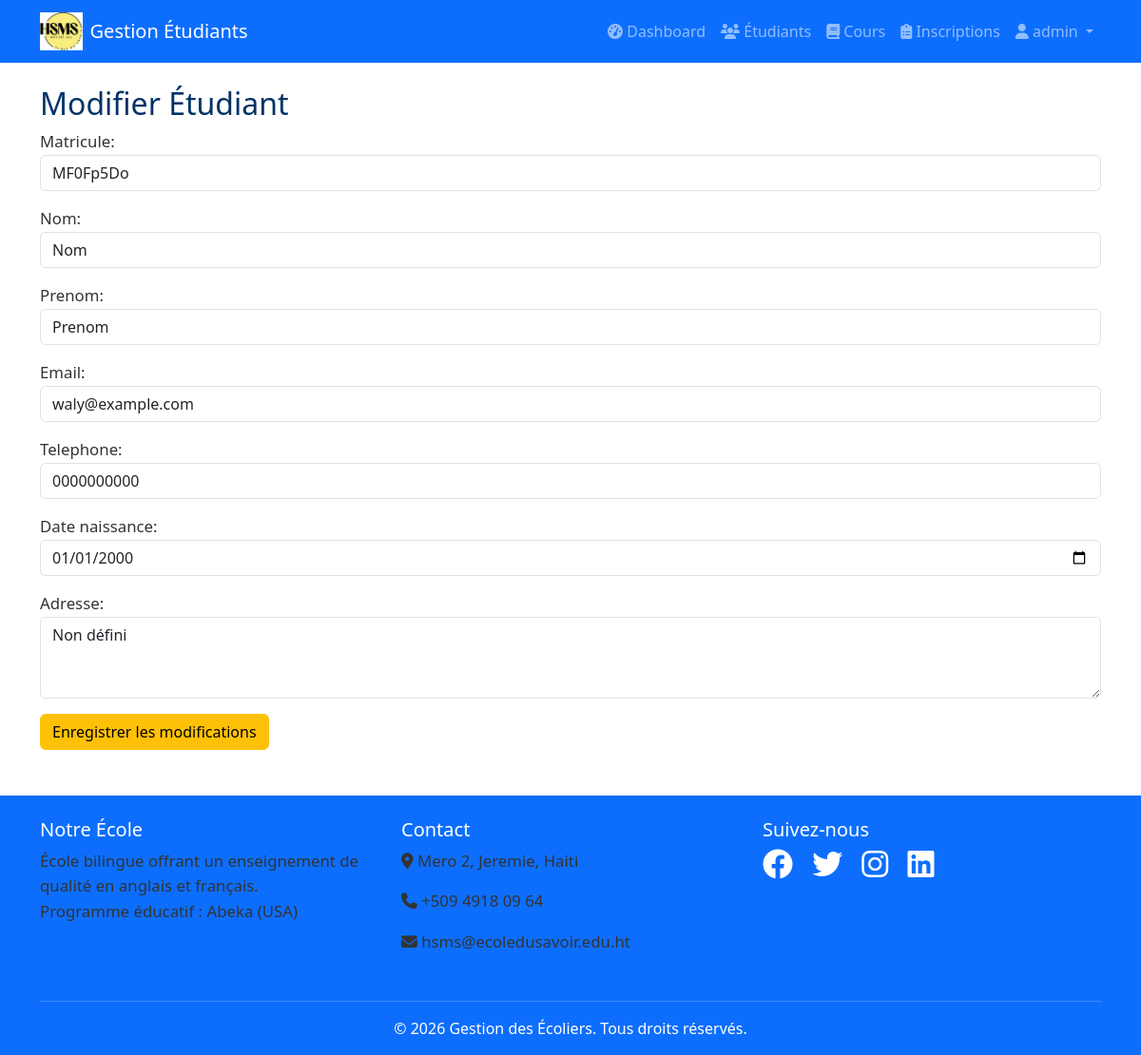
The app's page /etudiants/3/modifier/ (signed in) with its own data.
### core/models.py (models this page shows, shortened)
class Etudiant(models.Model):
    user = models.OneToOneField(User, on_delete=models.CASCADE, null=True, blank=True)
    matricule = models.CharField(max_length=20, unique=True)
    nom = models.CharField(max_length=100)
    prenom = models.CharField(max_length=100)
    email = models.EmailField(unique=True)
    telephone = models.CharField(max_length=20)
    date_naissance = models.DateField()
    date_inscription = models.DateTimeField(auto_now_add=True)
    adresse = models.TextField()
    photo = models.ImageField(upload_to="etudiants/", blank=True, null=True)

### core/views.py (the view)
# urls.py: path('etudiants/<int:pk>/modifier/', views.modifier_etudiant, name='modifier_etudiant'),
@admin_required
@user_passes_test(lambda u: u.is_superuser)
@login_required
def modifier_etudiant(request, pk):
    etudiant = get_object_or_404(Etudiant, pk=pk)
    if request.method == "POST":
        form = EtudiantForm(request.POST, instance=etudiant)  # formulaire lié à l'étudiant
        if form.is_valid():
            form.save()  # sauvegarde les modifications
            messages.success(request, "Étudiant modifié avec succès !")
            return redirect('liste_etudiants')
    else:
        form = EtudiantForm(instance=etudiant)  # formulaire prérempli
    return render(request, 'etudiants/modifier.html', {'form': form, 'etudiant': etudiant})

### core/forms.py
class EtudiantForm(forms.ModelForm):
    class Meta:
        model = Etudiant
        fields = ['matricule', 'nom', 'prenom', 'email', 'telephone', 'date_naissance', 'adresse']
        widgets = {
            'matricule': forms.TextInput(attrs={'class': 'form-control'}),
            'nom': forms.TextInput(attrs={'class': 'form-control'}),
            'prenom': forms.TextInput(attrs={'class': 'form-control'}),
            'email': forms.EmailInput(attrs={'class': 'form-control'}),
            'telephone': forms.TextInput(attrs={'class': 'form-control'}),
            'date_naissance': forms.DateInput(attrs={'class': 'form-control', 'type': 'date'}),
            'adresse': forms.Textarea(attrs={'class': 'form-control', 'rows': 3}),
        }

### core/views.py (called while the page is built)
def admin_required(view_func):
    decorated_view_func = login_required(user_passes_test(lambda u: u.is_superuser)(view_func))
    return decorated_view_func

### templates/etudiants/modifier.html (shortened to what this page needs)
{% extends 'base.html' %}
{% block content %}
<h2>Modifier Étudiant</h2>
<form method="post">
    {{ form.as_p }}
    <button type="submit" class="btn btn-warning">
        Enregistrer les modifications
    </button>
</form>
{% endblock %}

### templates/base.html (shortened to what this page needs)
<!DOCTYPE html>
<html lang="fr">
<head>
    {% load static %}
    <link rel="stylesheet" href="{% static 'css/style.css' %}">
    <link href="https://cdn.jsdelivr.net/npm/bootstrap@5.3.0/dist/css/bootstrap.min.css" rel="stylesheet">
    <link rel="stylesheet" href="https://cdnjs.cloudflare.com/ajax/libs/font-awesome/6.4.0/css/all.min.css">
</head>
<body>
    <nav class="navbar navbar-expand-lg navbar-dark bg-primary">
        <div class="container">
           <a class="navbar-brand d-flex align-items-center" href="{% url 'accueil' %}">
                <img src="{% static 'images/logos.jpeg' %}" alt="Logo" style="height:40px; width:auto;" class="me-2">
                <span>Gestion Étudiants</span>
            </a>
            <div class="collapse navbar-collapse" id="navbarNav">
                <ul class="navbar-nav ms-auto">
                    {% if user.is_authenticated %}
                        <li class="nav-item">
                            <a class="nav-link" href="{% url 'dashboard' %}">
                                <i class="fas fa-tachometer-alt"></i> Dashboard
                            </a>
                        </li>
                        <li class="nav-item">
                            <a class="nav-link" href="{% url 'liste_etudiants' %}">
                                <i class="fas fa-users"></i> Étudiants
                            </a>
                        </li>
                        <li class="nav-item">
                            <a class="nav-link" href="{% url 'liste_cours' %}">
                                <i class="fas fa-book"></i> Cours
                            </a>
                        </li>
                        <li class="nav-item">
                            <a class="nav-link" href="{% url 'liste_inscriptions' %}">
                                <i class="fas fa-clipboard-list"></i> Inscriptions
                            </a>
                        </li>
                        <li class="nav-item dropdown">
                            <a class="nav-link dropdown-toggle" href="#" id="userDropdown" role="button" data-bs-toggle="dropdown">
                                <i class="fas fa-user"></i> {{ user.username }}
                            </a>
                        </li>
                    {% endif %}
                </ul>
            </div>
        </div>
    </nav>
    <main class="container my-4">
        {% block content %}{% endblock %}
    </main>
<footer class="bg-primary text-white pt-4 pb-2 mt-5">
    <div class="container">
        <div class="row">
            <div class="col-md-4 mb-3">
                <h5>Notre École</h5>
                <p>École bilingue offrant un enseignement de qualité en anglais et français.<br>
                Programme éducatif : Abeka (USA)</p>
            </div>
            <div class="col-md-4 text-white mb-3">
                <h5>Contact</h5>
                <p><i class="fas fa-map-marker-alt"></i> Mero 2, Jeremie, Haiti</p>
                <p><i class="fas fa-phone"></i> +509 4918 09 64</p>
                <p><i class="fas fa-envelope"></i> hsms@ecoledusavoir.edu.ht</p>
            </div>
            <div class="col-md-4 text-white mb-3 text-center text-md-start">
                <h5>Suivez-nous</h5>
                <a href="#" class="text-white me-3"><i class="fab fa-facebook fa-2x"></i></a>
                <a href="#" class="text-white me-3"><i class="fab fa-twitter fa-2x"></i></a>
                <a href="#" class="text-white me-3"><i class="fab fa-instagram fa-2x"></i></a>
                <a href="#" class="text-white"><i class="fab fa-linkedin fa-2x"></i></a>
            </div>
        </div>
        <hr class="bg-light">
        <div class="text-center text-white pb-2">
            &copy; 2026 Gestion des Écoliers. Tous droits réservés.
        </div>
    </div>
</footer>
</body>
</html>

### static/css/style.css (style rules this page uses)
.container h2, .container h3 { color: #003366; }
.container p { font-size: 1.05rem; line-height: 1.6; color: #333; }
footer { background-color: #0d6efd; color: #fff; }
footer a { color: #fff; transition: color 0.3s; }
footer hr { margin: 1rem 0; border-color: #cfe2ff; }

### records on screen
Etudiant: matricule "MF0Fp5Do", nom "Nom", prenom "Prenom", email "waly@example.com", telephone "0000000000", date_naissance "01/01/2000", adresse "Non défini"

### other values on screen
{{ user.username }} "admin"
